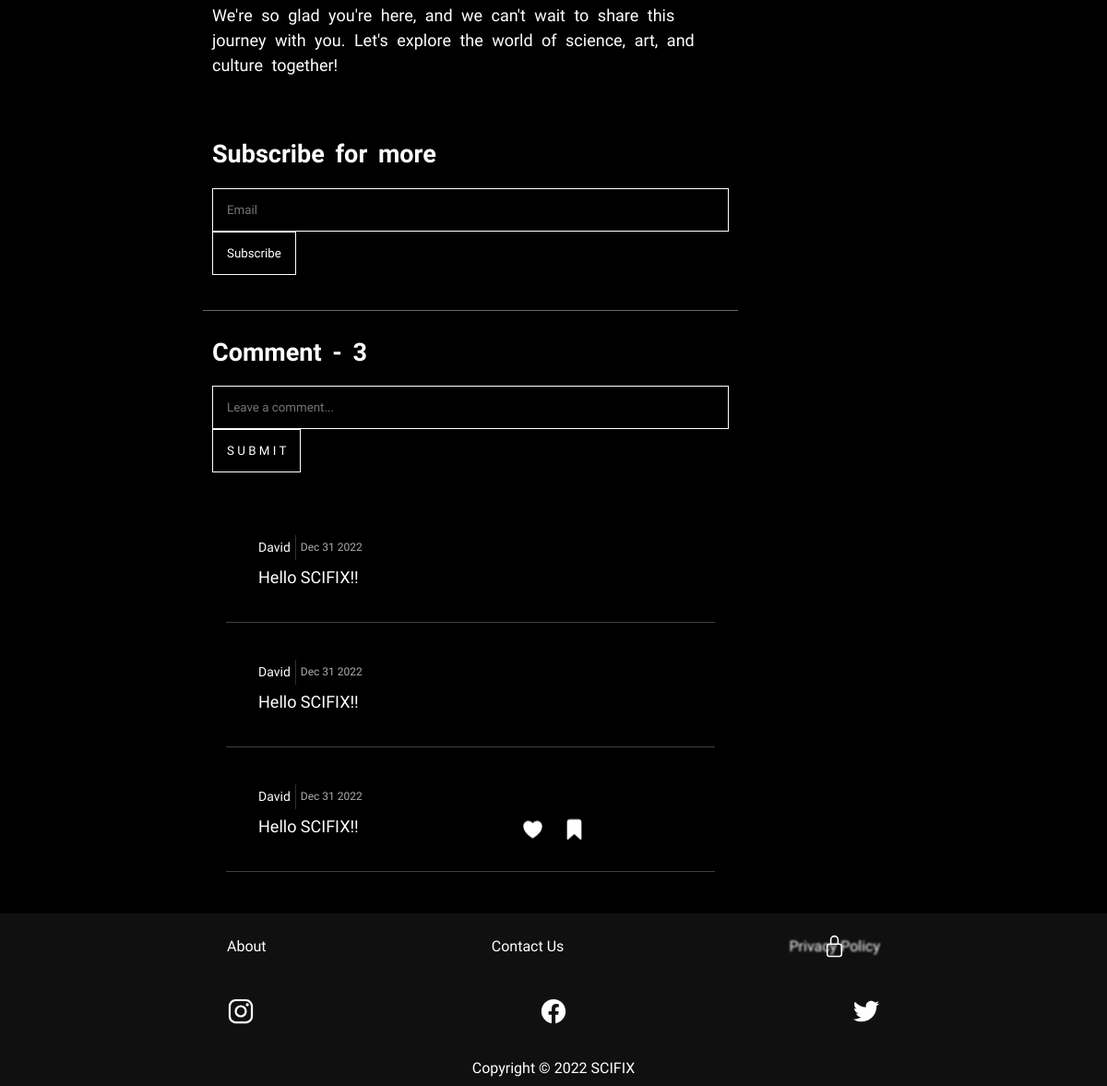
Before: /scifix/ (lower part) with the older database file.
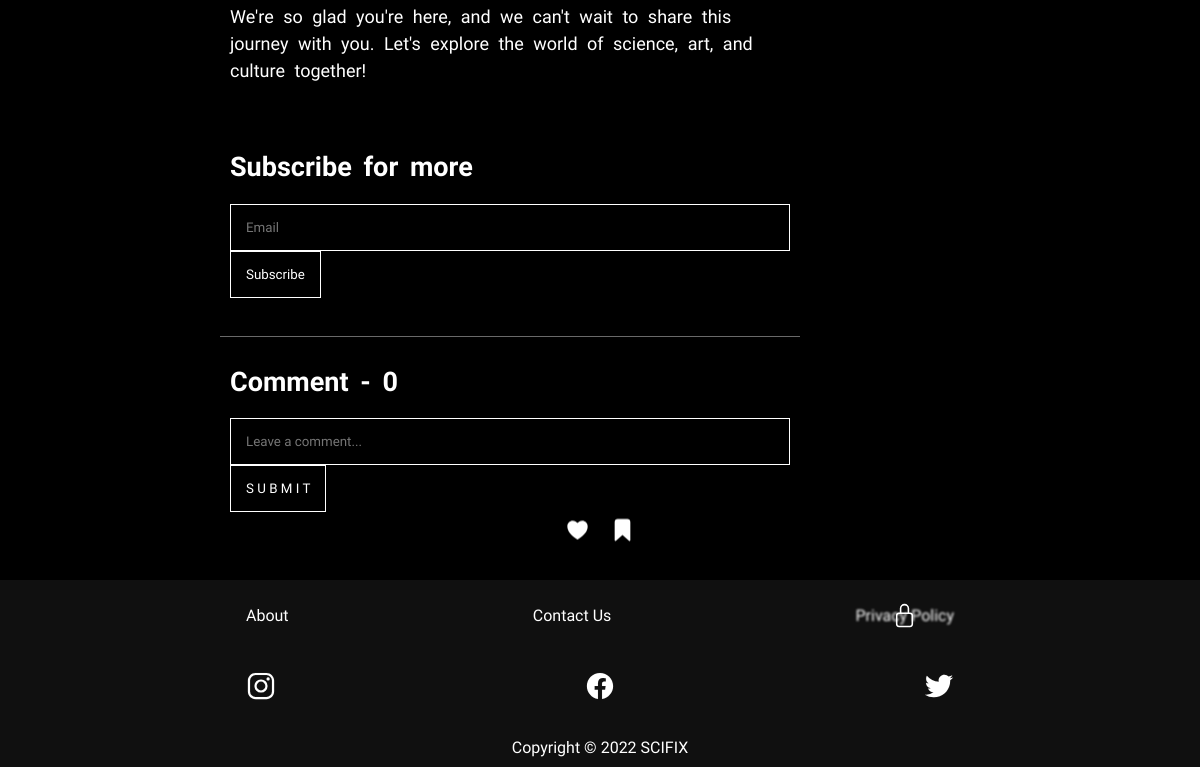
After: the same page with the newer database file.
### blog/models.py (models this page shows)
class CommentModel(models.Model):
    comment_text = models.CharField(max_length=100)
    post = models.ForeignKey(Post, on_delete=models.CASCADE)
    user = models.ForeignKey(User, on_delete=models.CASCADE, default=None)
    time = models.CharField(max_length=100, default=datetime.datetime.today().ctime())

### blog/views.py (the view, shortened to what this page needs)
# urls.py: path('scifix/', views.scifix, name="scifix"),
def scifix(request):
    context = {
        'comments': list(Post.objects.get(title='SCIFIX').commentmodel_set.all())
    }
    return render(request, 'blog/posts/scifix.html', context)

### blog/templates/blog/posts/scifix.html (shortened to what this page needs)
<html>
    <head>
        {% load static %}
        <link rel="stylesheet" href="{% static 'blog/post.css' %}">
    </head>
    <body>
        {% include 'blog/nav.html' %}
        <div class="hover-panel">
            <ion-icon name="heart" class="heart"></ion-icon>
            <ion-icon name="bookmark" class="bookmark"></ion-icon>
        </div>
        <div class="home-content">
            <div class="text">
                <section class="s" id="conclusion">
                    <p>We're so glad you're here, and we can't wait to share this journey with you. Let's explore the world of science, art, and culture together!</p>
                </section>
                <section class="s" id="subscription">
                    <h2>Subscribe for more</h2>
                    <form action="" method="post">
                        <input type="email" name="email" id="email" placeholder="Email">
                        <button type="submit">Subscribe</button>
                    </form>
                </section>
                <section class="s comment-section" id="comment">
                    <h2>Comment - {{ comments | length }}</h2>
                    <form action="" method="post">
                        <input type="text" name="comment" id="comment" class="input-comment-box" placeholder="Leave a comment...">
                        <button type="submit" class="comment-submit-button" name="comment_button"><span>S U B M I T</span></button>
                    </form>
                    <div class="comments">
                        {% for comment in comments %}
                            <div class="comment">
                                <div class="comment-info">
                                    <span class="comment-user">{{ comment.user.username }}</span>
                                    <span class="comment-time">{{ comment.time }}</span>
                                </div>
                                <span class="comment-text">{{ comment.comment_text }}</span>
                            </div>
                        {% endfor %}
                    </div>
                </section>
            </div>
        </div>
        {% include 'blog/footer.html' %}
        {% include 'blog/subscribe_popup.html' %}
    </body>
</html>

Changed rows visible on the page:
removed CommentModel: user.username "David", time "Dec 31 2022", comment_text "Hello SCIFIX!!"
removed CommentModel: user.username "David", time "Dec 31 2022", comment_text "Hello SCIFIX!!"
removed CommentModel: user.username "David", time "Dec 31 2022", comment_text "Hello SCIFIX!!"
Other visible differences:
{{ comments | length }}: "3" → "0"
